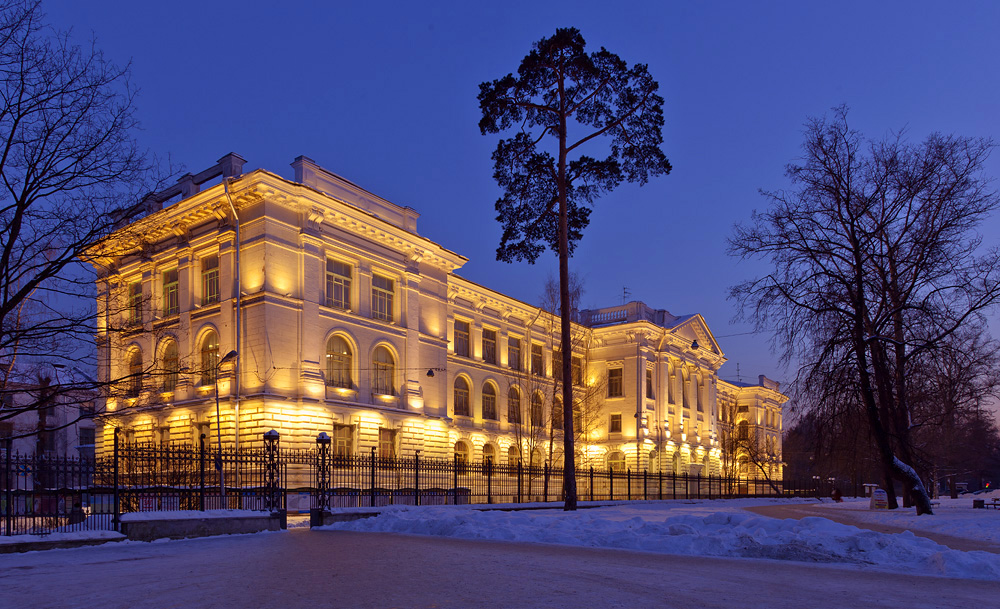
#> input picture polymem.jpg, 1000 x 609 px
$ python bilat.py
#> lines starting #> are read from the running program, lines starting #| are printed output that depends on the picture
import numpy as np
import cv2
import time

def bf_cpp (img_in, d, sigma_color, sigma_space, borderType):
    h, w, ch = img_in.shape

    if (sigma_color <= 0 ):
        sigma_color = 1
    if (sigma_space <= 0 ):
        sigma_space = 1

    gauss_color_coeff = -0.5/(sigma_color*sigma_space)
    gauss_space_coeff = -0.5/(sigma_space*sigma_color)

    if (d <= 0):
        radius = int(sigma_space * 1.5)
    else:
        radius = d/2
    radius = max(radius,1)
    d = radius * 2 + 1


def filter_bilateral( img_in, win_diam, sigma_s, sigma_v, reg_constant= 1e-8 ):

    # функция гаусса
    gaussian = lambda r2, sigma: (np.exp( -0.5*r2/sigma**2 )*3)*1.0/3.0

    # размер окна
    if (win_diam <= 0):
        win_width = int( 1.5 * sigma_s)
    else:
        win_width = win_diam // 2
    win_width = max(win_width, 1)
    win_diam = win_width * 2 + 1

    # весовые коэффициенты
    wgt_sum = np.ones( img_in.shape )*reg_constant
    result  = img_in*reg_constant

    # проход по картинке
    for shft_x in range(-win_width,win_width+1):
        for shft_y in range(-win_width,win_width+1):
            # подсчитываем пространственный вес
            w = gaussian( shft_x**2+shft_y**2, sigma_s )

            off = np.roll(img_in, [shft_y, shft_x], axis=[0,1] )

            # подсчитываем вес радиометрический
            tw = w*gaussian( (off-img_in)**2, sigma_v )

            # сохраняем резалт
            result += off*tw
            wgt_sum += tw

    # нормализация результата
    return result/wgt_sum


if __name__ == '__main__':

    #читаем файл
    I = cv2.imread('polymem.jpg').astype(np.float32)

    # openCV
    opencv_bf = cv2.bilateralFilter(I, 16, 50, 50)
    cv2.imwrite("i_bil_cv.png", opencv_bf)

    # свой
    tic = time.time()
    own_bf = np.stack([
        filter_bilateral(I[:, :, 0], 16, 5, 25),
        filter_bilateral(I[:, :, 1], 16, 5, 25),
        filter_bilateral(I[:, :, 2], 16, 5, 25)], axis=2)
#> after the loop in filter_bilateral, `for shft_x in range(-win_width,win_width+1):`:
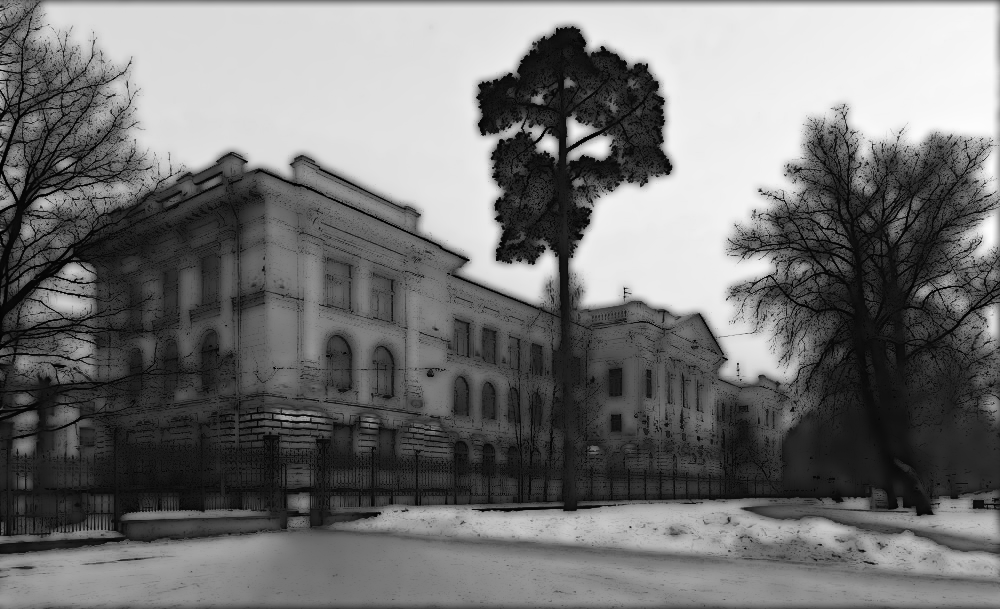
#> result: shape (609, 1000) float32; min 94.03, max 24861.5, mean 11301.1; drawn with min black and max white
#> after the loop in filter_bilateral, `for shft_x in range(-win_width,win_width+1):`:
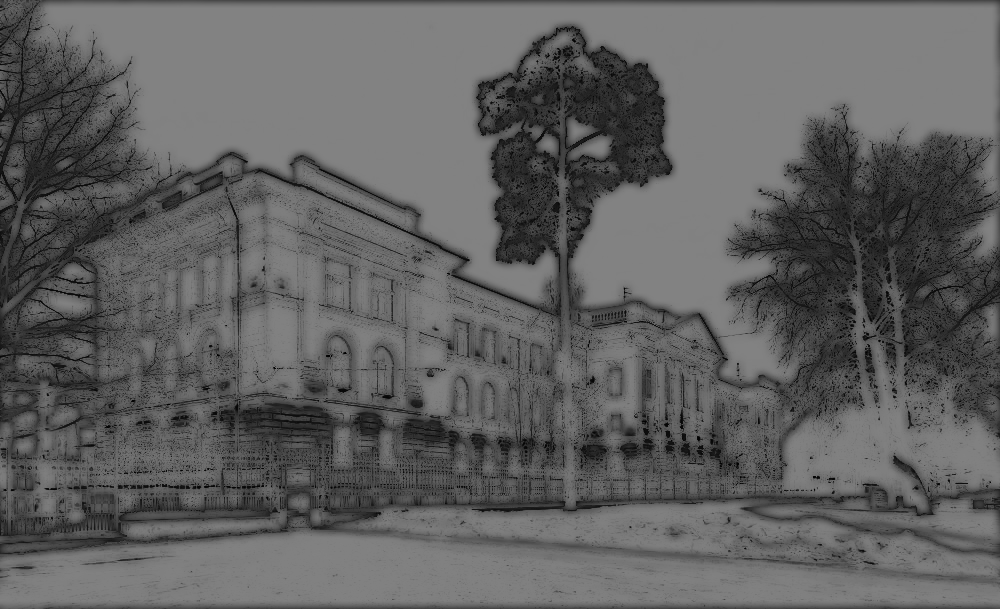
#> wgt_sum: shape (609, 1000) float64; min 1.08, max 130.5, mean 96.5
#> call 2 of filter_bilateral, with win_diam = 16, sigma_s = 5, sigma_v = 25, reg_constant = 1e-08
#> after the loop in filter_bilateral (call 2), `for shft_x in range(-win_width,win_width+1):`:
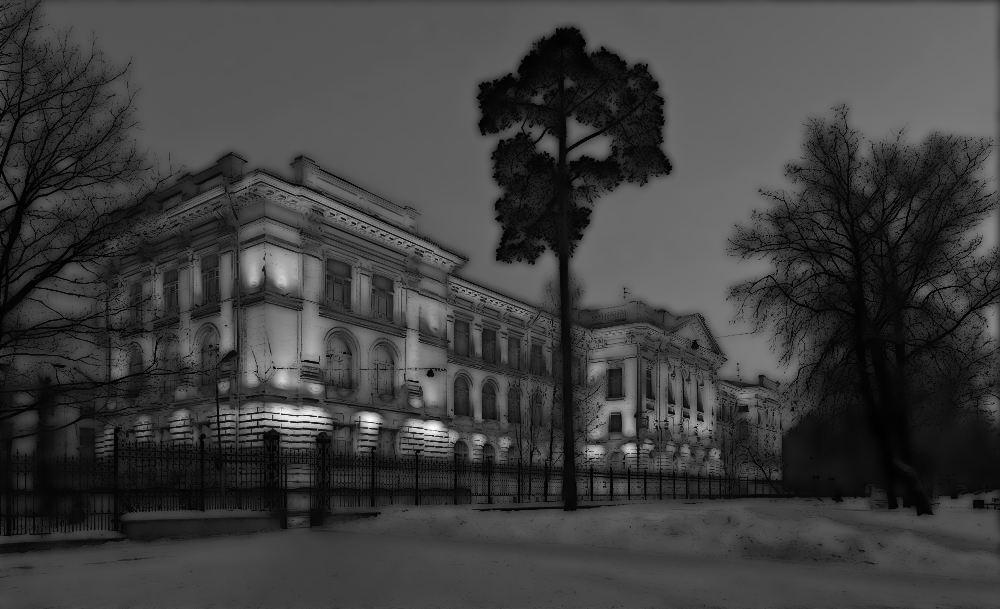
#> result: shape (609, 1000) float32; min 76.04, max 28321.8, mean 7097.9; drawn with min black and max white
#> after the loop in filter_bilateral (call 2), `for shft_x in range(-win_width,win_width+1):`:
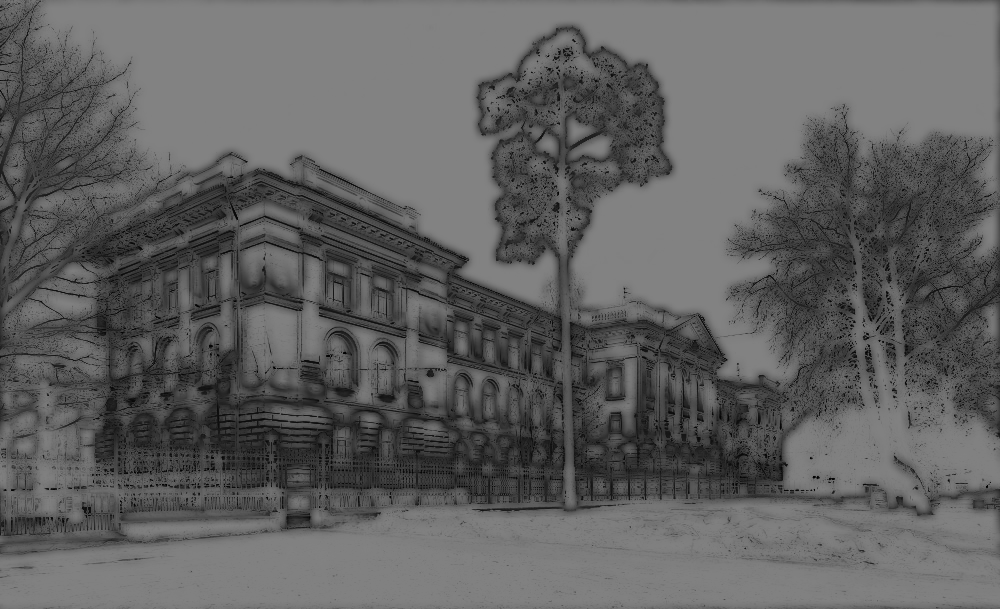
#> wgt_sum: shape (609, 1000) float64; min 1.42, max 130.5, mean 96.9
#> call 3 of filter_bilateral, with win_diam = 16, sigma_s = 5, sigma_v = 25, reg_constant = 1e-08
#> after the loop in filter_bilateral (call 3), `for shft_x in range(-win_width,win_width+1):`:
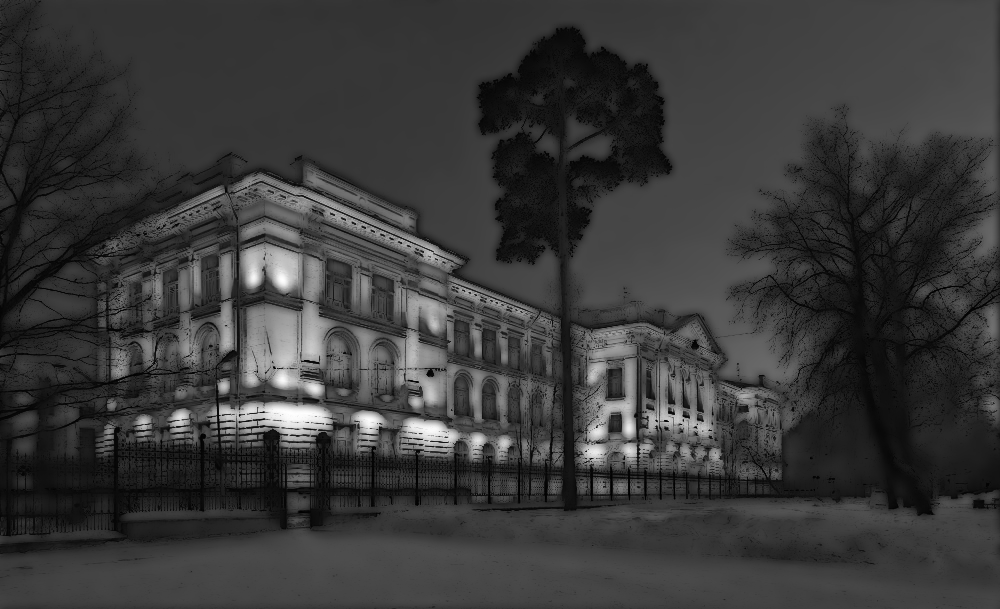
#> result: shape (609, 1000) float32; min 72.07, max 32747.6, mean 7504.4; drawn with min black and max white
#> after the loop in filter_bilateral (call 3), `for shft_x in range(-win_width,win_width+1):`:
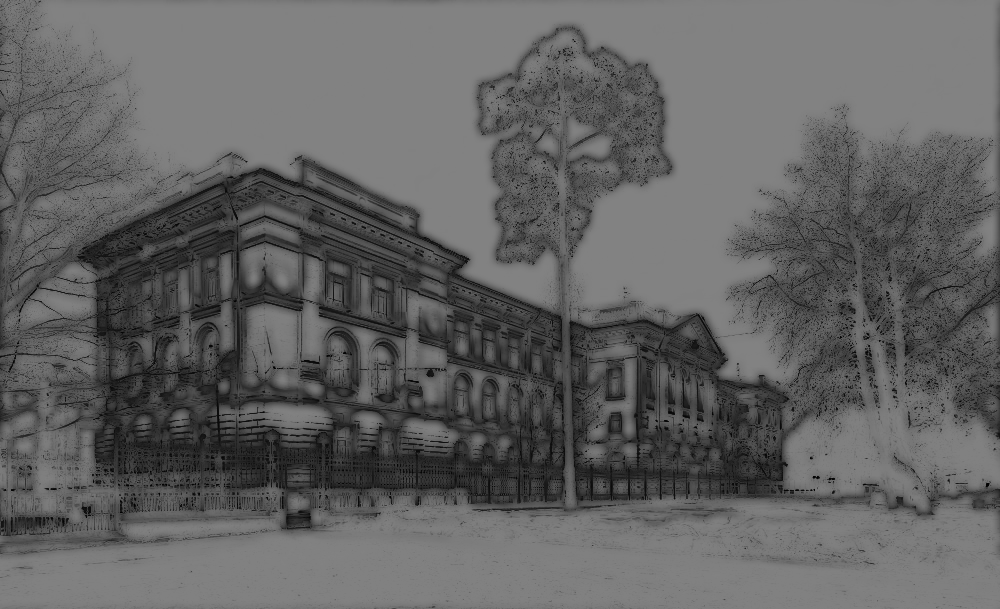
#> wgt_sum: shape (609, 1000) float64; min 1.61, max 130.5, mean 98.6
    toc = time.time()

    # запись в файл
    cv2.imwrite('i_bil_own.png',own_bf)
    cv2.imwrite('diff.png', (own_bf - opencv_bf))
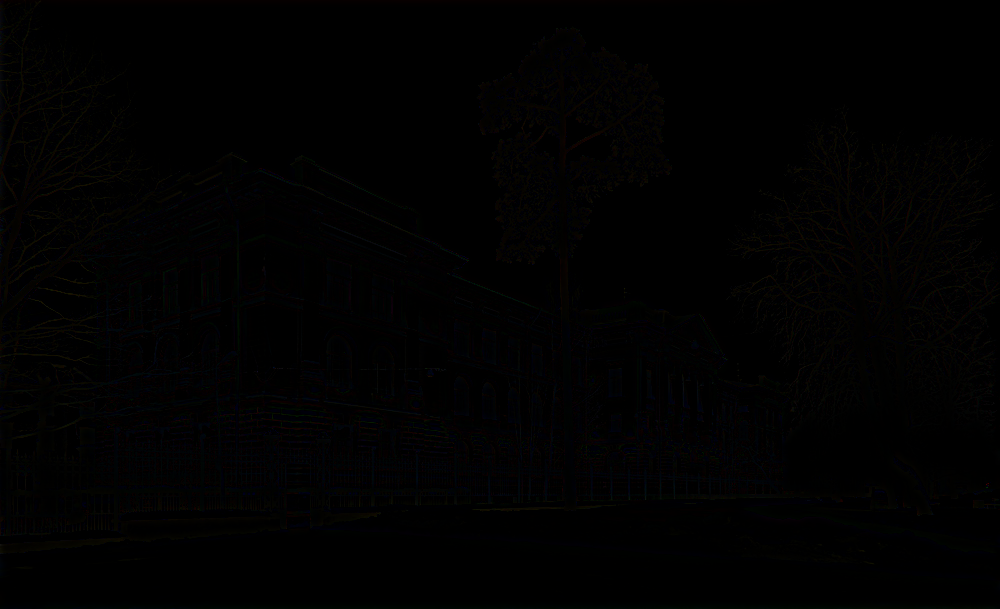
#> saved as diff.png: shape (609, 1000, 3); mean B, G, R 1, 1, 1.2
    print('Elapsed time: %f sec.' % (toc - tic))
